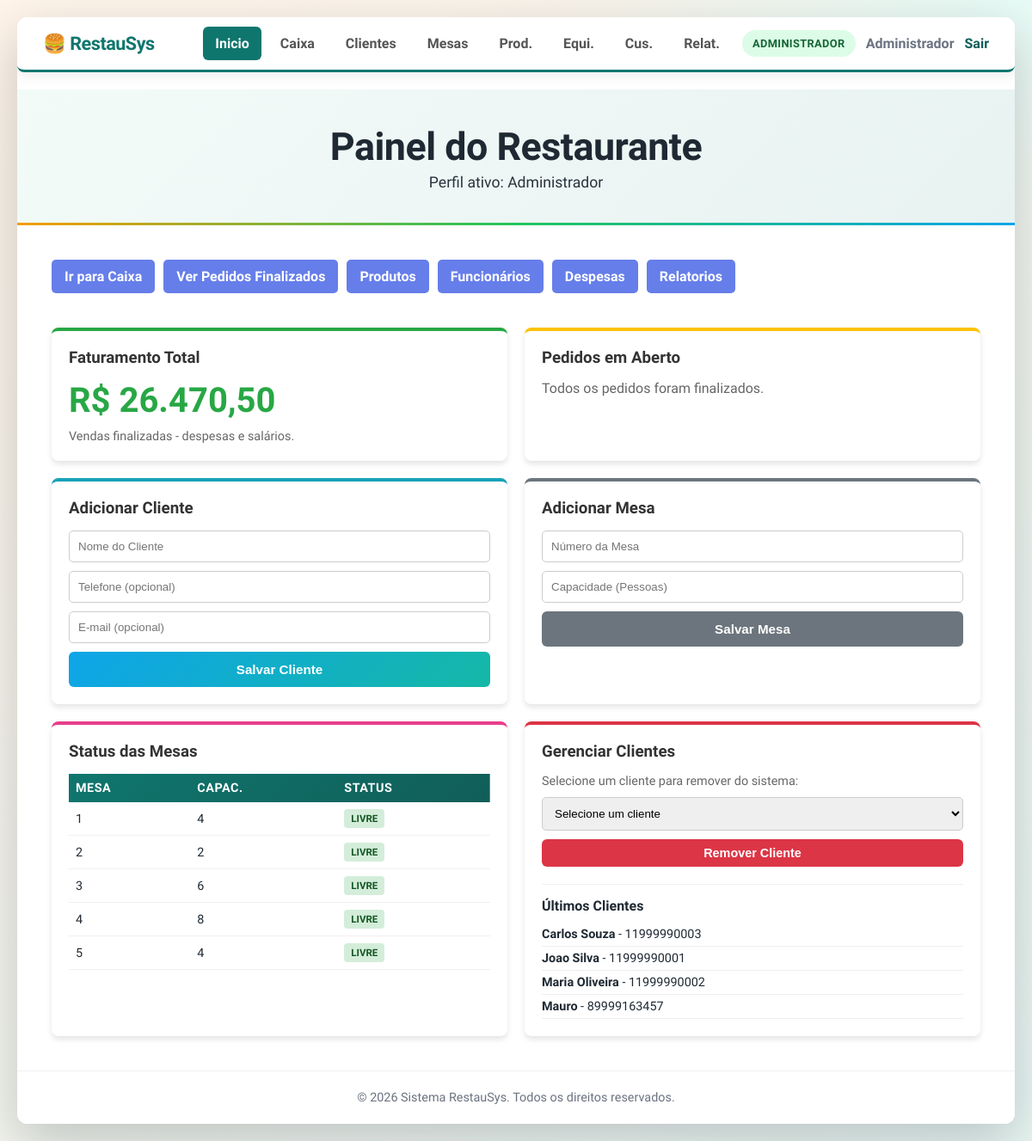
The app's page /index.php (signed in), older data.
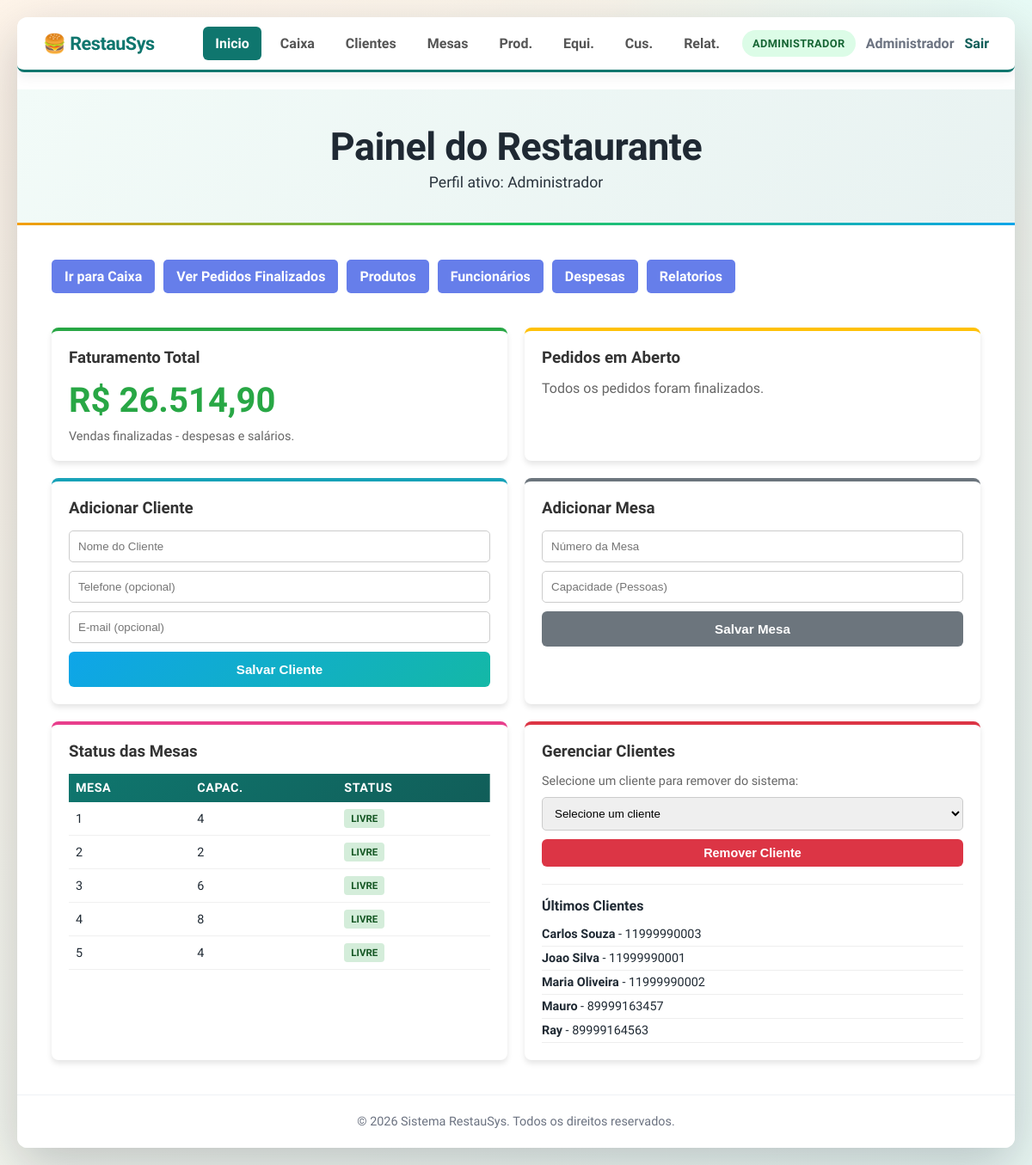
The same page, newer data.
### tables this page shows
CREATE TABLE mesas (
    id_mesa INTEGER PRIMARY KEY AUTOINCREMENT,
    numero INTEGER NOT NULL UNIQUE,
    capacidade INTEGER NOT NULL,
    status TEXT NOT NULL DEFAULT 'livre' CHECK (status IN ('livre','ocupada','reservada'))
);

CREATE TABLE clientes (
    id_cliente INTEGER PRIMARY KEY AUTOINCREMENT,
    nome TEXT NOT NULL,
    telefone TEXT,
    email TEXT,
    data_cadastro TEXT DEFAULT CURRENT_TIMESTAMP
);

### index.php (the view, shortened to what the changed rows need)
<?php
require_once __DIR__ . "/config/config.php";
    ?>
    <?php
$vendas = query_one("SELECT SUM(ip.quantidade * ip.preco_unitario) as total
                     FROM itens_pedido ip
                     JOIN pedidos p ON ip.id_pedido = p.id_pedido
                     WHERE p.status = 'fechado'");
$total_vendas = $vendas["total"] ?? 0;
$clientes = query_all("SELECT * FROM clientes ORDER BY nome ASC");
$mesas = query_all("SELECT * FROM mesas ORDER BY numero ASC");
$despesas = query_one("SELECT SUM(valor) as total FROM despesas");
$salarios = query_one("SELECT SUM(salario) as total FROM funcionarios");
$total_despesas = ($despesas["total"] ?? 0) + ($salarios["total"] ?? 0);
$total_faturamento = $total_vendas - $total_despesas;
?>
<!DOCTYPE html>
<html lang="pt-BR">
<head>
    <link rel="stylesheet" href="css/style.css">
</head>
<body>
    <div class="container">
        <?php render_navegacao('dashboard', ''); ?>
        <header>
            <div class="header-content">
                <h1>Painel do Restaurante</h1>
            </div>
        </header>
        <main>
            <div class="dashboard-grid">
                <?php if (usuario_admin()): ?>
                    <div class="card" style="border-top-color: #28a745;">
                        <h3>Faturamento Total</h3>
                        <p style="font-size: 2.5em; font-weight: bold; color: #28a745;">R$ <?=number_format((float) $total_faturamento, 2, ",", ".")?></p>
                        <p style="color: #666; font-size: 0.9em; margin-top: 10px;">Vendas finalizadas - despesas e salários.</p>
                    </div>
                <?php endif; ?>
                <div class="card" style="grid-column: span 1; border-top-color: #e83e8c;">
                    <div style="max-height: 250px; overflow-y: auto;">
                        <table class="tabela pequena">
                            <thead>
                                <tr>
                                    <th>Mesa</th>
                                    <th>Capac.</th>
                                    <th>Status</th>
                                </tr>
                            </thead>
                            <tbody>
                                <?php foreach ($mesas as $m): ?>
                                <tr>
                                    <td><?=$m["numero"]?></td>
                                    <td><?=$m["capacidade"]?></td>
                                    <td><span class="status-badge status-<?=$m["status"]?>"><?=$m["status"]?></span></td>
                                </tr>
                                <?php endforeach; ?>
                            </tbody>
                        </table>
                    </div>
                </div>
                <?php if (usuario_admin()): ?>
                    <div class="card" style="border-top-color: #dc3545;">
                        <div style="max-height: 150px; overflow-y: auto;">
                            <ul style="list-style: none; padding: 0;">
                                <?php foreach ($clientes as $c): ?>
                                    <li style="padding: 5px 0; border-bottom: 1px solid #eee; font-size: 0.9em;">
                                        <strong><?=$c["nome"]?></strong>
                                        <?= $c["telefone"] ? " - " . $c["telefone"] : "" ?>
                                    </li>
                                <?php endforeach; ?>
                            </ul>
                        </div>
                    </div>
                <?php endif; ?>
            </div>
        </main>
    </div>
</body>
</html>

### config/config.php (shortened to what the changed rows need)
<?php
$pdo = initialize_database(DB_PATH, false);
function query_one(string $sql, array $params = []): ?array
{
    global $pdo;
    $stmt = $pdo->prepare($sql);
    $stmt->execute($params);
    return $stmt->fetch() ?: null;
}
function query_all(string $sql, array $params = []): array
{
    global $pdo;
    $stmt = $pdo->prepare($sql);
    $stmt->execute($params);
    return $stmt->fetchAll() ?: [];
}
function perfil_ativo(): string
{
    return $_SESSION['perfil'] ?? '';
}
function usuario_admin(): bool
{
    return perfil_ativo() === PERFIL_ADMIN;
}
function render_navegacao(string $ativo, string $base_path = '../'): void
{
    $itens = [
        ['chave' => 'dashboard', 'titulo' => 'Inicio', 'href' => $base_path . 'index.php', 'roles' => [PERFIL_ADMIN, PERFIL_GARCOM]],
        ['chave' => 'pedidos', 'titulo' => 'Caixa', 'href' => $base_path . 'pages/pedidos.php', 'roles' => [PERFIL_ADMIN, PERFIL_GARCOM]],
        ['chave' => 'clientes', 'titulo' => 'Clientes', 'href' => $base_path . 'pages/clientes.php', 'roles' => [PERFIL_ADMIN, PERFIL_GARCOM]],
        ['chave' => 'mesas', 'titulo' => 'Mesas', 'href' => $base_path . 'pages/mesas.php', 'roles' => [PERFIL_ADMIN, PERFIL_GARCOM]],
        ['chave' => 'produtos', 'titulo' => 'Prod.', 'href' => $base_path . 'pages/produtos.php', 'roles' => [PERFIL_ADMIN, PERFIL_GARCOM]],
        ['chave' => 'funcionarios', 'titulo' => 'Equi.', 'href' => $base_path . 'pages/funcionarios.php', 'roles' => [PERFIL_ADMIN]],
        ['chave' => 'despesas', 'titulo' => 'Cus.', 'href' => $base_path . 'pages/despesas.php', 'roles' => [PERFIL_ADMIN]],
        ['chave' => 'relatorios', 'titulo' => 'Relat.', 'href' => $base_path . 'pages/relatorios.php', 'roles' => [PERFIL_ADMIN]],
    ];
    echo '<nav class="navbar">';
    echo '<div class="nav-right">';
    echo '<ul class="nav-links">';
    foreach ($itens as $item) {
        $classe_ativa = $item['chave'] === $ativo ? ' class="active"' : '';
        echo '<li><a' . $classe_ativa . ' href="' . htmlspecialchars($item['href']) . '">' . htmlspecialchars($item['titulo']) . '</a></li>';
    }
    echo '</ul>';
    echo '</div>';
    echo '</nav>';
}

Row changes from the older to the newer data that the page shows:
added clientes: nome "Ray", telefone "89999164563"
Text that changed along with them:
$total_faturamento: "26.470,50" → "26.514,90"
